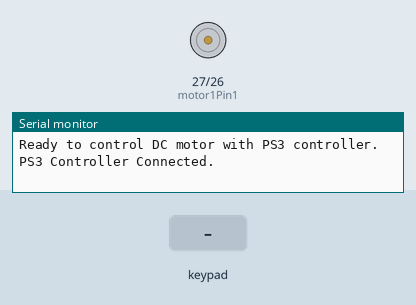
A sketch run on a simulated ESP32. Parts: motor-driver pin pairs drawn as motors (green arrow = first pin HIGH = forward, orange = second pin HIGH = backward, longer = more drive, scaled by the enable pin), the last lines printed to the serial monitor. The inputs (shaded band) are chosen by the test bench. Nothing arrives over Bluetooth unless stated.

Above: at 1.2 s.
1.3 s: key 'D' pressed
2.8 s: key 'O' pressed
At 3.3 s:
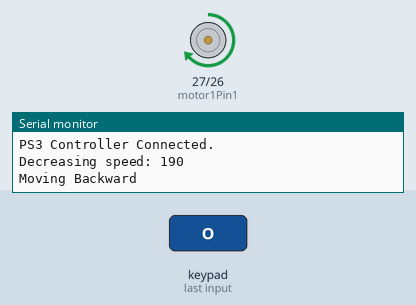
4.3 s: key 'U' pressed
At 5.7 s:
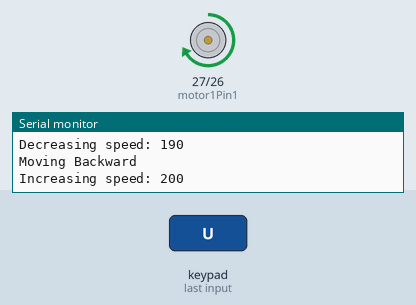
Timing chart, 0 to 7.3 s (numbered marks = the images above; inputs shaded):
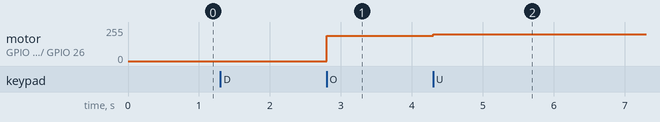

The sketch:

combined.ino
```cpp
#include <Ps3Controller.h>

// Motor A pins
int motor1Pin1 = 27;
int motor1Pin2 = 26;
int enable1Pin = 14;

// PS3 controller variables
int player = 0;
int battery = 0;
int dutyCycle = 200;  // Initial speed for PWM control

// PWM settings
const int freq = 30000;
const int pwmChannel = 0;
const int resolution = 8;

void notify() {
  // PS3 controller button events to control motor direction and speed
  if (Ps3.event.button_down.cross) {
    Serial.println("Moving Forward");
    digitalWrite(motor1Pin1, LOW);
    digitalWrite(motor1Pin2, HIGH);
    ledcWrite(pwmChannel, dutyCycle);  // Control speed with dutyCycle
  }

  if (Ps3.event.button_down.circle) {
    Serial.println("Moving Backward");
    digitalWrite(motor1Pin1, HIGH);
    digitalWrite(motor1Pin2, LOW);
    ledcWrite(pwmChannel, dutyCycle);  // Control speed with dutyCycle
  }

  if (Ps3.event.button_down.triangle) {
    Serial.println("Stopping Motor");
    digitalWrite(motor1Pin1, LOW);
    digitalWrite(motor1Pin2, LOW);
  }

  // Use the up and down D-pad buttons to increase or decrease speed
  if (Ps3.event.button_down.up) {
    dutyCycle += 10;
    if (dutyCycle > 255) dutyCycle = 255; // Max speed
    Serial.print("Increasing speed: ");
    Serial.println(dutyCycle);
    ledcWrite(pwmChannel, dutyCycle);
  }

  if (Ps3.event.button_down.down) {
    dutyCycle -= 10;
    if (dutyCycle < 0) dutyCycle = 0; // Min speed
    Serial.print("Decreasing speed: ");
    Serial.println(dutyCycle);
    ledcWrite(pwmChannel, dutyCycle);
  }
}

void onConnect() {
  Serial.println("PS3 Controller Connected.");
}

void setup() {
  // Motor setup
  pinMode(motor1Pin1, OUTPUT);
  pinMode(motor1Pin2, OUTPUT);
  pinMode(enable1Pin, OUTPUT);

  // PWM setup
  ledcSetup(pwmChannel, freq, resolution);
  ledcAttachPin(enable1Pin, pwmChannel);
  ledcWrite(pwmChannel, dutyCycle);  // Set initial speed

  // Serial and PS3 controller setup
  Serial.begin(115200);
  Ps3.attach(notify);
  Ps3.attachOnConnect(onConnect);
  Ps3.begin("a0:5a:5b:a0:07:c4");  // Replace with your PS3 controller’s MAC address

  Serial.println("Ready to control DC motor with PS3 controller.");
}

void loop() {
  if (!Ps3.isConnected()) {
    return;
  }

  // Set player LEDs to indicate controller is active
  Ps3.setPlayer(player);
  player = (player + 1) % 10; // Cycle player indicator LEDs
  delay(100);
}
```

Measured:
- after the input at 2.8 s, motor on GPIO 27 (motor1Pin1) / GPIO 26 (motor1Pin2): stopped → forward 189/255 at once
- after the input at 4.3 s, motor on GPIO 27 (motor1Pin1) / GPIO 26 (motor1Pin2): forward 189/255 → forward 199/255 at once
